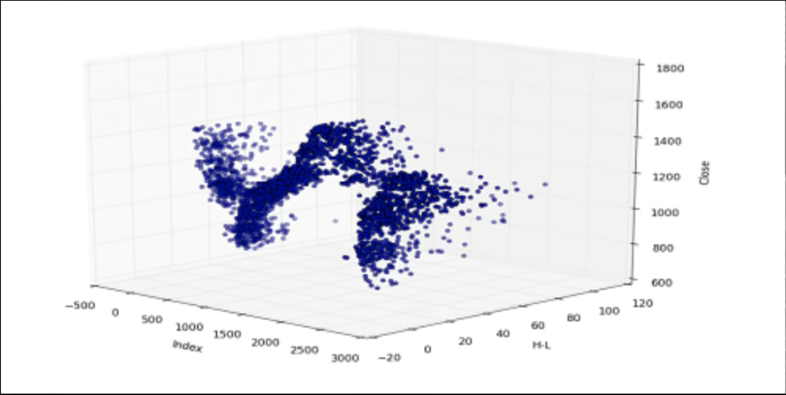
#> input picture Image Processing/v5/3D-Matplotlib.png, 1572 x 790 px (shown at 1/2 size)
$ python cv05.py
#> lines starting #> are read from the running program, lines starting #| are printed output that depends on the picture; after the words box and inside, x2 and y2 are one past the last pixel; in counts of white or black regions, pixels touching at a corner belong together
import numpy as np
import cv2

img1 = cv2.imread('3D-Matplotlib.png')
#> img1 is the input picture: shape (790, 1572, 3); mean B, G, R 239.1, 235.5, 234.3
img2 = cv2.imread('mainsvmimage .png')
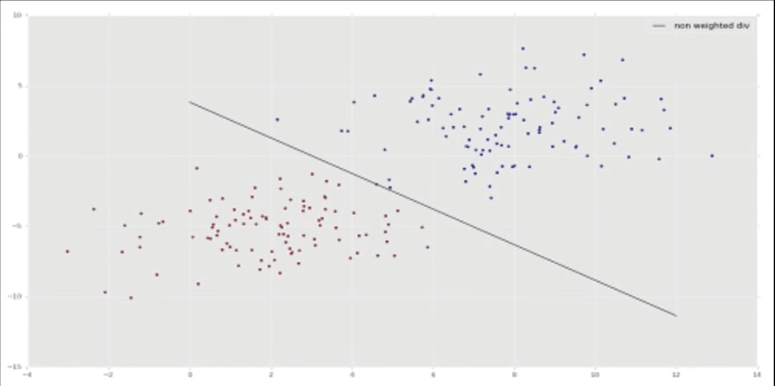
#> input picture Image Processing/v5/mainsvmimage .png, 1550 x 772 px (shown at 1/2 size)
#> img2 is the input picture: shape (772, 1550, 3); mean B, G, R 231.1, 232.5, 231.8

ret1 = cv2.resize(img1, (1572,790))
ret2 = cv2.resize(img2, (1572,790))

rows, cols, channels = ret2.shape
#> rows = 790; cols = 1572; channels = 3
roi = ret1[0:rows,0:cols]

img2gray = cv2.cvtColor(ret2, cv2.COLOR_BGR2GRAY)
ret, mask = cv2.threshold(img2gray, 220, 255, cv2.THRESH_BINARY_INV)
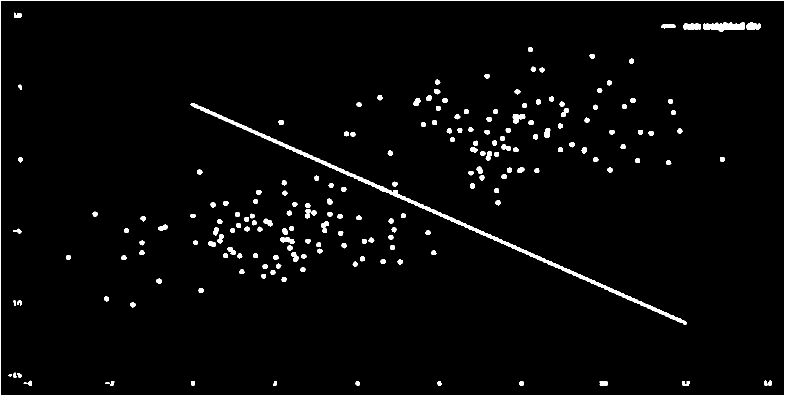
#> mask: shape (790, 1572) (shown at 1/2 size); 2.5% white; 190 white regions, largest, box (x1, y1, x2, y2) and area: (381, 206, 1374, 649) 7316, (0, 0, 1572, 790) 4732, (1406, 44, 1490, 63) 1087


mask_inv = cv2.bitwise_not(mask)
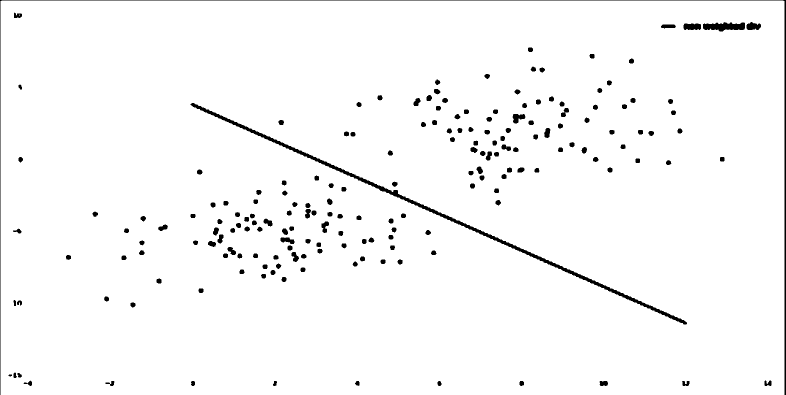
#> mask_inv: shape (790, 1572) (shown at 1/2 size); 97.5% white; 190 black regions, largest, box (x1, y1, x2, y2) and area: (381, 206, 1374, 649) 7316, (0, 0, 1572, 790) 4732, (1406, 44, 1490, 63) 1087

img1_bg = cv2.bitwise_and(roi, roi, mask=mask_inv)
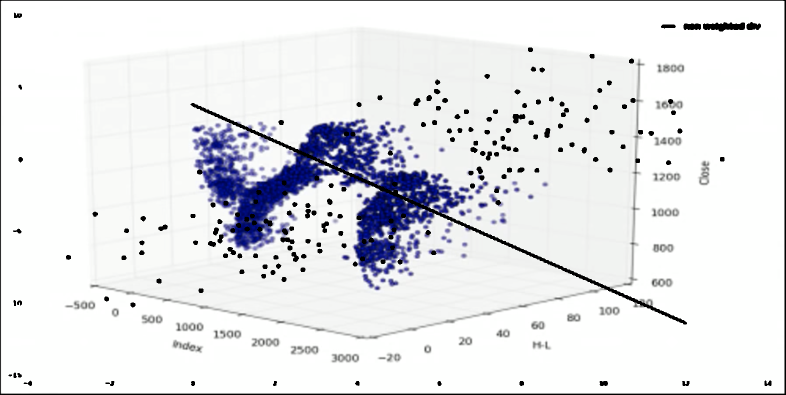
#> img1_bg: shape (790, 1572, 3) (shown at 1/2 size); mean B, G, R 234, 230.7, 229.5
img2_fg = cv2.bitwise_and(ret2, ret2, mask=mask)
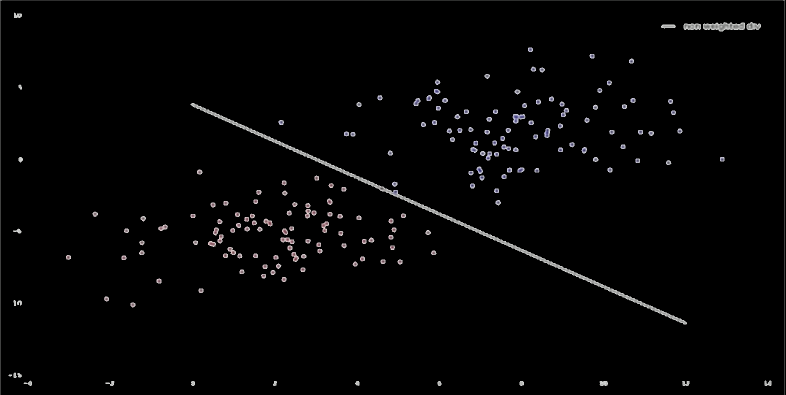
#> img2_fg: shape (790, 1572, 3) (shown at 1/2 size); mean B, G, R 4.1, 3.9, 4

dst = cv2.add(img1_bg,img2_fg)
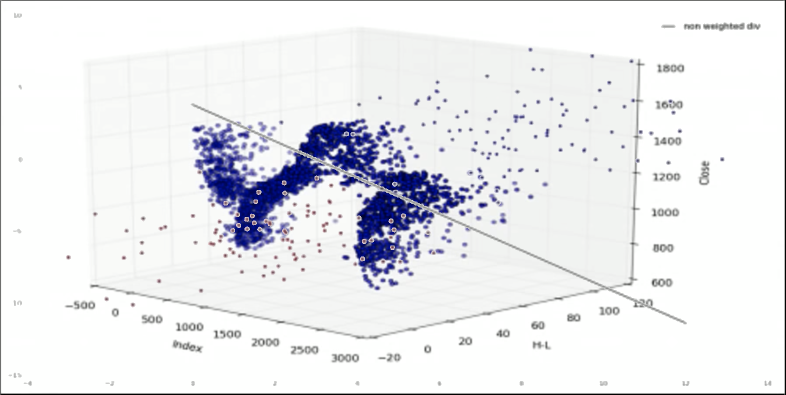
#> dst: shape (790, 1572, 3) (shown at 1/2 size); mean B, G, R 238.1, 234.6, 233.6
ret1[0:rows,0:cols] = dst

cv2.imshow('res',ret1)
cv2.imshow('mask_inv',mask_inv)
cv2.imshow('img1_bg',img1_bg)
cv2.imshow('img2_fg',img2_fg)
cv2.imshow('dst',dst)


# [8 lines of commented-out code are left out]
cv2.waitKey(0)
cv2.destroyAllWindows
